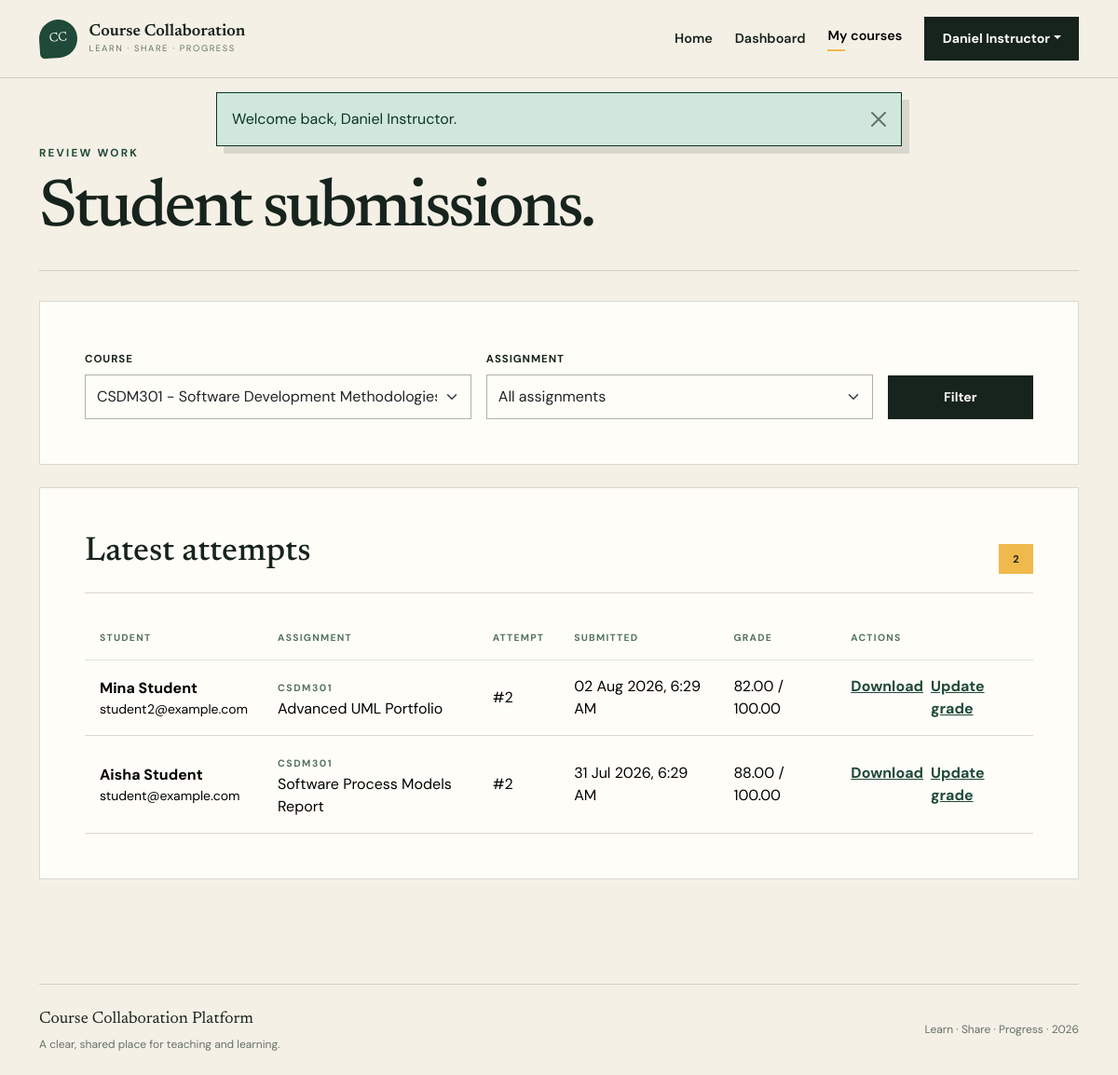
Screenshot of /instructor/submissions.php?course_id=1 (signed in) with the database file from the repository.
### tables this page shows
CREATE TABLE courses (
    id BIGINT UNSIGNED AUTO_INCREMENT PRIMARY KEY,
    instructor_id BIGINT UNSIGNED NOT NULL,
    course_code VARCHAR(30) NOT NULL,
    title VARCHAR(180) NOT NULL,
    description TEXT NULL,
    is_published TINYINT(1) NOT NULL DEFAULT 1,
    created_at TIMESTAMP NOT NULL DEFAULT CURRENT_TIMESTAMP,
    updated_at TIMESTAMP NOT NULL DEFAULT CURRENT_TIMESTAMP ON UPDATE CURRENT_TIMESTAMP,
    UNIQUE KEY uq_courses_code (course_code),
    KEY idx_courses_instructor (instructor_id),
    CONSTRAINT fk_courses_instructor
        FOREIGN KEY (instructor_id) REFERENCES users(id)
        ON UPDATE CASCADE ON DELETE RESTRICT
);

CREATE TABLE users (
    id BIGINT UNSIGNED AUTO_INCREMENT PRIMARY KEY,
    full_name VARCHAR(120) NOT NULL,
    email VARCHAR(190) NOT NULL,
    password_hash VARCHAR(255) NOT NULL,
    role ENUM('student', 'instructor') NOT NULL DEFAULT 'student',
    is_active TINYINT(1) NOT NULL DEFAULT 1,
    created_at TIMESTAMP NOT NULL DEFAULT CURRENT_TIMESTAMP,
    updated_at TIMESTAMP NOT NULL DEFAULT CURRENT_TIMESTAMP ON UPDATE CURRENT_TIMESTAMP,
    UNIQUE KEY uq_users_email (email),
    KEY idx_users_role (role)
);

CREATE TABLE submissions (
    id BIGINT UNSIGNED AUTO_INCREMENT PRIMARY KEY,
    assignment_id BIGINT UNSIGNED NOT NULL,
    student_id BIGINT UNSIGNED NOT NULL,
    attempt_number INT UNSIGNED NOT NULL DEFAULT 1,
    stored_filename VARCHAR(255) NOT NULL,
    original_filename VARCHAR(255) NOT NULL,
    mime_type VARCHAR(120) NOT NULL,
    file_size BIGINT UNSIGNED NOT NULL,
    student_note TEXT NULL,
    is_latest TINYINT(1) NOT NULL DEFAULT 1,
    submitted_at TIMESTAMP NOT NULL DEFAULT CURRENT_TIMESTAMP,
    UNIQUE KEY uq_submissions_attempt (assignment_id, student_id, attempt_number),
    KEY idx_submissions_latest (assignment_id, student_id, is_latest),
    KEY idx_submissions_student (student_id),
    CONSTRAINT fk_submissions_assignment
        FOREIGN KEY (assignment_id) REFERENCES assignments(id)
        ON UPDATE CASCADE ON DELETE CASCADE,
    CONSTRAINT fk_submissions_student
        FOREIGN KEY (student_id) REFERENCES users(id)
        ON UPDATE CASCADE ON DELETE CASCADE,
    CONSTRAINT chk_submissions_attempt CHECK (attempt_number > 0)
);

CREATE TABLE assignments (
    id BIGINT UNSIGNED AUTO_INCREMENT PRIMARY KEY,
    course_id BIGINT UNSIGNED NOT NULL,
    created_by BIGINT UNSIGNED NOT NULL,
    title VARCHAR(180) NOT NULL,
    instructions TEXT NOT NULL,
    deadline DATETIME NOT NULL,
    max_grade DECIMAL(6,2) NOT NULL DEFAULT 100.00,
    created_at TIMESTAMP NOT NULL DEFAULT CURRENT_TIMESTAMP,
    updated_at TIMESTAMP NOT NULL DEFAULT CURRENT_TIMESTAMP ON UPDATE CURRENT_TIMESTAMP,
    KEY idx_assignments_course (course_id),
    KEY idx_assignments_deadline (deadline),
    KEY idx_assignments_creator (created_by),
    CONSTRAINT fk_assignments_course
        FOREIGN KEY (course_id) REFERENCES courses(id)
        ON UPDATE CASCADE ON DELETE CASCADE,
    CONSTRAINT fk_assignments_creator
        FOREIGN KEY (created_by) REFERENCES users(id)
        ON UPDATE CASCADE ON DELETE RESTRICT,
    CONSTRAINT chk_assignments_max_grade CHECK (max_grade > 0)
);

CREATE TABLE grades (
    id BIGINT UNSIGNED AUTO_INCREMENT PRIMARY KEY,
    submission_id BIGINT UNSIGNED NOT NULL,
    graded_by BIGINT UNSIGNED NOT NULL,
    grade_value DECIMAL(6,2) NOT NULL,
    feedback TEXT NULL,
    graded_at TIMESTAMP NOT NULL DEFAULT CURRENT_TIMESTAMP,
    updated_at TIMESTAMP NOT NULL DEFAULT CURRENT_TIMESTAMP ON UPDATE CURRENT_TIMESTAMP,
    UNIQUE KEY uq_grades_submission (submission_id),
    KEY idx_grades_grader (graded_by),
    CONSTRAINT fk_grades_submission
        FOREIGN KEY (submission_id) REFERENCES submissions(id)
        ON UPDATE CASCADE ON DELETE CASCADE,
    CONSTRAINT fk_grades_grader
        FOREIGN KEY (graded_by) REFERENCES users(id)
        ON UPDATE CASCADE ON DELETE RESTRICT,
    CONSTRAINT chk_grades_value CHECK (grade_value >= 0)
);

### config/app.php (called while the page is built, shortened)
<?php
function url(string $path = ''): string
{
    return BASE_URL . ($path !== '' ? '/' . ltrim($path, '/') : '');
}
function e(?string $value): string
{
    return htmlspecialchars($value ?? '', ENT_QUOTES | ENT_SUBSTITUTE, 'UTF-8');
}

### includes/auth.php (called while the page is built, shortened)
<?php
require_once __DIR__ . '/../config/app.php';
require_once __DIR__ . '/../config/database.php';
function current_user(): ?array
{
    return isset($_SESSION['user']) && is_array($_SESSION['user']) ? $_SESSION['user'] : null;
}
function pull_flashes(): array
{
    $flashes = $_SESSION['flashes'] ?? [];
    return is_array($flashes) ? $flashes : [];
}
function format_datetime(?string $value, string $fallback = 'Not available'): string
{
    $timestamp = strtotime($value);
    return $timestamp === false ? $fallback : date('d M Y, g:i A', $timestamp);
}
function owned_course(int $courseId, int $instructorId): array
{
    $statement = database()->prepare(
        'SELECT c.*, u.full_name AS instructor_name
         FROM courses c JOIN users u ON u.id = c.instructor_id
         WHERE c.id = :course_id AND c.instructor_id = :instructor_id LIMIT 1'
    );
    $statement->execute(['course_id' => $courseId, 'instructor_id' => $instructorId]);
    $course = $statement->fetch();
    return $course;
}

### config/database.php (called while the page is built, shortened)
<?php
function database(): PDO
{
    static $connection = null;
    if ($connection instanceof PDO) {
        return $connection;
    }
    $host = getenv('DB_HOST') ?: '127.0.0.1';
    $port = getenv('DB_PORT') ?: '3306';
    $name = getenv('DB_NAME') ?: 'course_collaboration';
    $username = getenv('DB_USER') ?: 'root';
    $password = getenv('DB_PASS') ?: '';
    $dsn = "mysql:host={$host};port={$port};dbname={$name};charset=utf8mb4";
    try {
        $connection = new PDO($dsn, $username, $password, [
            PDO::ATTR_ERRMODE => PDO::ERRMODE_EXCEPTION,
            PDO::ATTR_DEFAULT_FETCH_MODE => PDO::FETCH_ASSOC,
            PDO::ATTR_EMULATE_PREPARES => false,
        ]);
    } catch (PDOException $exception) {
        error_log('Database connection failed: ' . $exception->getMessage());
        throw new RuntimeException('Unable to connect to the database. Check the application configuration.');
    }
    return $connection;
}

### instructor/submissions.php (the view, shortened to what this page needs)
<?php
require_once __DIR__ . '/../includes/auth.php';
$user = require_role('instructor');
$courseId = positive_id($_GET['course_id'] ?? null);
$courseStatement = database()->prepare(
    'SELECT id, course_code, title
     FROM courses
     WHERE instructor_id = :owner
     ORDER BY course_code'
);
$courseStatement->execute(['owner' => $user['id']]);
$courses = $courseStatement->fetchAll();
if ($courseId) {
    owned_course($courseId, (int) $user['id']);
}
$sql =
    'SELECT s.*, u.full_name AS student_name, u.email,
            a.title AS assignment_title, a.max_grade,
            c.course_code, g.grade_value, g.feedback
     FROM submissions s
     JOIN users u ON u.id = s.student_id
     JOIN assignments a ON a.id = s.assignment_id
     JOIN courses c ON c.id = a.course_id
     LEFT JOIN grades g ON g.submission_id = s.id
     WHERE c.instructor_id = :owner
       AND s.is_latest = 1';
$parameters = ['owner' => $user['id']];
if ($courseId) {
    $sql .= ' AND c.id = :course';
    $parameters['course'] = $courseId;
}
$sql .= ' ORDER BY s.submitted_at DESC';
$submissionStatement = database()->prepare($sql);
$submissionStatement->execute($parameters);
$submissions = $submissionStatement->fetchAll();
$activePage = 'instructor-courses';
require __DIR__ . '/../includes/header.php';
?>
<section class="app-shell">
    <div class="container">
        <div class="page-heading">
            <div>
                <p class="eyebrow">Review work</p>
                <h1>Student submissions.</h1>
            </div>
        </div>
        <div class="content-panel mb-4">
            <form method="get" class="row g-3 align-items-end">
                <div class="col-md-5">
                    <label class="form-label" for="course_id">Course</label>
                    <select
                        class="form-select"
                        id="course_id"
                        name="course_id"
                        data-submit-on-change
                    >
                        <?php foreach ($courses as $course): ?>
                            <option
                                value="<?= $course['id'] ?>"
                                <?= $courseId === (int) $course['id'] ? 'selected' : '' ?>
                            >
                                <?= e($course['course_code'] . ' - ' . $course['title']) ?>
                            </option>
                        <?php endforeach; ?>
                    </select>
                </div>
                <div class="col-md-5">
                    <label class="form-label" for="assignment_id">Assignment</label>
                    <select class="form-select" id="assignment_id" name="assignment_id">
                        <option value="">All assignments</option>
                    </select>
                </div>
                <div class="col-md-2">
                    <button class="btn btn-ink w-100" type="submit">Filter</button>
                </div>
            </form>
        </div>
        <div class="content-panel">
            <div class="panel-heading">
                <h2>Latest attempts</h2>
                <span class="count-pill"><?= count($submissions) ?></span>
            </div>
            <?php if ($submissions === []): ?>
                <div class="empty-state">
                    <p>No latest submissions match this filter.</p>
                </div>
            <?php else: ?>
                <div class="table-responsive">
                    <table class="table app-table">
                        <thead>
                            <tr>
                                <th>Student</th>
                                <th>Assignment</th>
                                <th>Attempt</th>
                                <th>Submitted</th>
                                <th>Grade</th>
                                <th>Actions</th>
                            </tr>
                        </thead>
                        <tbody>
                            <?php foreach ($submissions as $submission): ?>
                                <tr>
                                    <td>
                                        <strong><?= e($submission['student_name']) ?></strong>
                                        <small class="d-block"><?= e($submission['email']) ?></small>
                                    </td>
                                    <td>
                                        <span class="course-code"><?= e($submission['course_code']) ?></span><br>
                                        <?= e($submission['assignment_title']) ?>
                                    </td>
                                    <td>#<?= $submission['attempt_number'] ?></td>
                                    <td><?= e(format_datetime($submission['submitted_at'])) ?></td>
                                    <td>
                                        <?= $submission['grade_value'] !== null
                                            ? e($submission['grade_value']) . ' / ' . e($submission['max_grade'])
                                            : 'Pending' ?>
                                    </td>
                                    <td>
                                        <div class="d-flex gap-2">
                                            <a href="<?= e(url('download.php?type=submission&id=' . $submission['id'])) ?>">
                                                Download
                                            </a>
                                            <a href="<?= e(url('instructor/grade.php?submission_id=' . $submission['id'])) ?>">
                                                <?= $submission['grade_value'] !== null ? 'Update grade' : 'Grade' ?>
                                            </a>
                                        </div>
                                    </td>
                                </tr>
                            <?php endforeach; ?>
                        </tbody>
                    </table>
                </div>
            <?php endif; ?>
        </div>
    </div>
</section>
<?php require __DIR__ . '/../includes/footer.php'; ?>

### includes/header.php (shortened to what this page needs)
<?php
require_once __DIR__ . '/auth.php';
$activePage = $activePage ?? 'home';
$authenticatedUser = current_user();
$flashes = pull_flashes();
?>
<!doctype html>
<html lang="en">
<head>
    <link href="https://cdn.jsdelivr.net/npm/bootstrap@5.3.3/dist/css/bootstrap.min.css" rel="stylesheet">
    <link rel="stylesheet" href="<?= e(url('assets/css/style.css')) ?>">
</head>
<body>
<header class="site-header">
    <nav class="navbar navbar-expand-lg" aria-label="Main navigation">
        <div class="container py-2">
            <a class="navbar-brand brand-lockup" href="<?= e(url()) ?>" aria-label="Course Collaboration Platform home">
                <span class="brand-mark" aria-hidden="true">CC</span>
                <span>
                    <strong>Course Collaboration</strong>
                    <small>Learn · Share · Progress</small>
                </span>
            </a>
            <div class="collapse navbar-collapse" id="mainNavigation">
                <ul class="navbar-nav ms-auto align-items-lg-center gap-lg-2">
                    <li class="nav-item">
                        <a class="nav-link <?= $activePage === 'home' ? 'active' : '' ?>" <?= $activePage === 'home' ? 'aria-current="page"' : '' ?> href="<?= e(url()) ?>">Home</a>
                    </li>
                    <?php if ($authenticatedUser === null): ?>
                        <li class="nav-item"><a class="nav-link <?= $activePage === 'login' ? 'active' : '' ?>" href="<?= e(url('auth/login.php')) ?>">Sign in</a></li>
                        <li class="nav-item ms-lg-2"><a class="btn btn-ink" href="<?= e(url('auth/register.php')) ?>">Create account</a></li>
                    <?php else: ?>
                        <li class="nav-item"><a class="nav-link <?= $activePage === 'instructor-dashboard' ? 'active' : '' ?>" href="<?= e(url('instructor/dashboard.php')) ?>">Dashboard</a></li>
                        <li class="nav-item"><a class="nav-link <?= $activePage === 'instructor-courses' ? 'active' : '' ?>" href="<?= e(url('instructor/courses.php')) ?>">My courses</a></li>
                    <?php endif; ?>
                    <?php if ($authenticatedUser !== null): ?>
                        <li class="nav-item dropdown ms-lg-2">
                            <button class="btn btn-ink dropdown-toggle" data-bs-toggle="dropdown" type="button" aria-expanded="false"><?= e($authenticatedUser['full_name']) ?></button>
                        </li>
                    <?php endif; ?>
                </ul>
            </div>
        </div>
    </nav>
</header>
<?php if ($flashes !== []): ?>
    <div class="flash-stack container" aria-live="polite">
        <?php foreach ($flashes as $flash): ?>
            <div class="alert alert-<?= e(in_array($flash['type'], ['success', 'danger', 'warning', 'info'], true) ? $flash['type'] : 'info') ?> alert-dismissible fade show" role="alert">
                <?= e($flash['message']) ?>
                <button type="button" class="btn-close" data-bs-dismiss="alert" aria-label="Close"></button>
            </div>
        <?php endforeach; ?>
    </div>
<?php endif; ?>
<main id="main-content">

### rows the page displays
courses: instructor.full_name "Daniel Instructor"
submissions: student.full_name "Mina Student", student.email "student2@example.com", courses.course_code "CSDM301", assignment.title "Advanced UML Portfolio", attempt_number "2", submitted_at "02 Aug 2026, 6:29 AM", grades.grade_value "82.00", assignment.max_grade "100.00"
submissions: student.full_name "Aisha Student", student.email "student@example.com", courses.course_code "CSDM301", assignment.title "Software Process Models Report", attempt_number "2", submitted_at "31 Jul 2026, 6:29 AM", grades.grade_value "88.00", assignment.max_grade "100.00"

### other values shown
$flash['message'] "Welcome back, Daniel Instructor."
count($submissions) "2"
form field course_id "CSDM301 - Software Development Methodologies"
